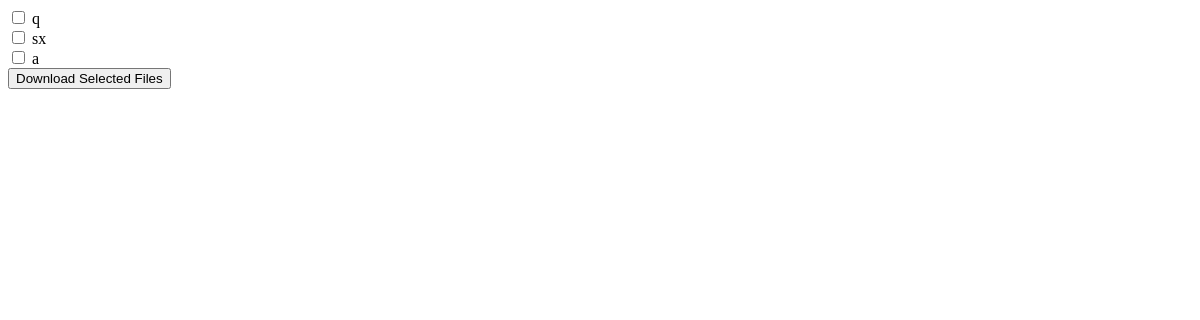
/show-contributions/, run on an earlier commit of the app's database.
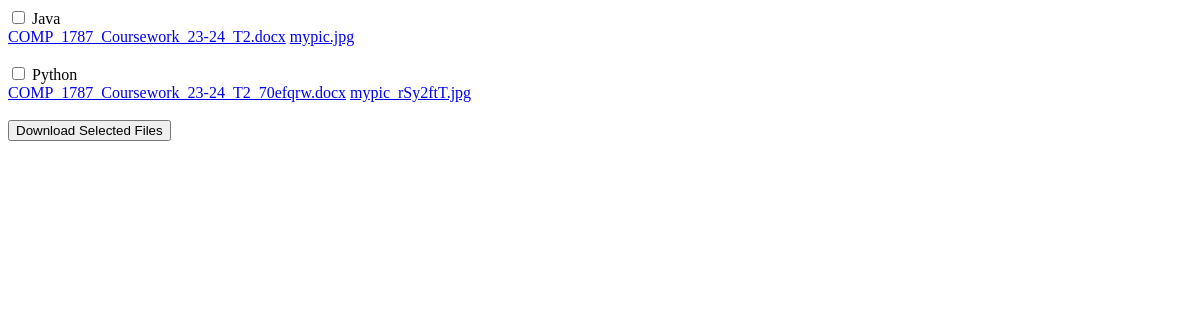
And on a later commit of the database.
### home/models.py (models this page shows, shortened)
class Contributions(models.Model):
    user = models.ManyToManyField(UserProfile)
    title = models.CharField(max_length=30)
    content = models.TextField(null = True)
    faculty = models.ForeignKey(Faculties,on_delete=models.CASCADE)
    term = models.BooleanField(default=False)
    createAt = models.DateTimeField(auto_now_add=True)

class ContributionFiles(models.Model):
    word = models.FileField(null = True)
    img = models.FileField(null = True)
    contribution = models.ForeignKey(Contributions, on_delete=models.CASCADE, related_name='files', null=True)

### home/views.py (the view)
# urls.py: path('show-contributions/', views.show_contributions, name='show_contributions'),
def show_contributions(request):
    contributions = Contributions.objects.all()
    return render(request, 'show_contribution.html', {'contributions': contributions})

### templates/show_contribution.html (shortened to what this page needs)
<form action="{% url 'download_selected_contributions' %}" method="post">
    {% for contribution in contributions %}
        <label>
            <input type="checkbox" name="contribution_ids" value="{{ contribution.id }}">
            {{ contribution.title }}
            {% for file in contribution.files.all %}
            <div>
                <a href="{{ file.word.url }}">{{ file.word.name }}</a>
                <a href="{{ file.img.url }}">{{ file.img.name }}</a>
            </div>
            {% endfor %}
        </label><br>
    {% endfor %}
    <button type="submit">Download Selected Files</button>
</form>

What changed in the data, as far as the page shows it:
removed Contributions: title "q"
removed Contributions: title "sx"
removed Contributions: title "a"
added Contributions: title "Java"
added ContributionFiles: word.name "COMP_1787_Coursework_23-24_T2.docx", img.name "mypic.jpg", shown under "Java"
added Contributions: title "Python"
added ContributionFiles: word.name "COMP_1787_Coursework_23-24_T2_70efqrw.docx", img.name "mypic_rSy2ftT.jpg", shown under "Python"
